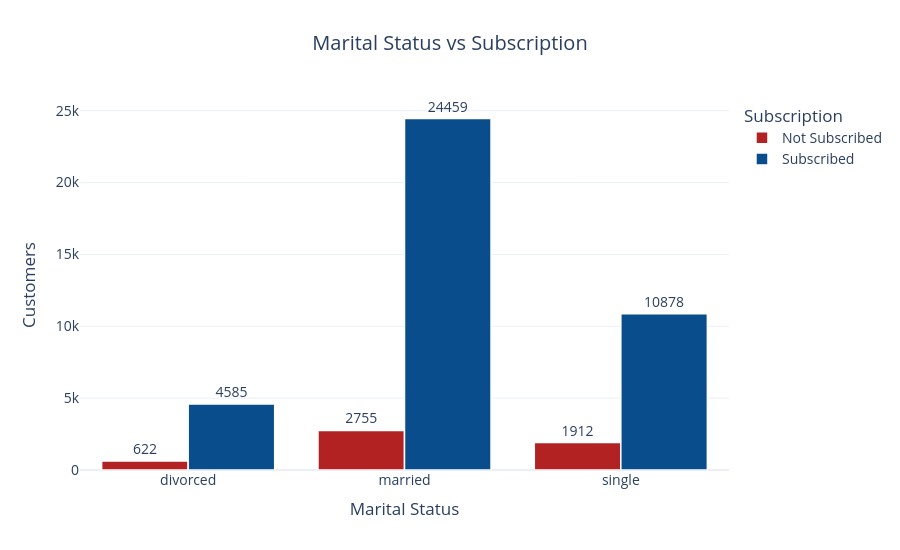

Notebook cell for this chart:
### Code cell
import plotly.express as px

# Create labels
df["Subscription Status"] = df["Class"].replace({
    1: "Subscribed",
    2: "Not Subscribed"
})

# Group data
marital_subscription = (
    df.groupby(["Marital Status", "Subscription Status"])
      .size()
      .reset_index(name="Count")
)

fig = px.bar(
    marital_subscription,
    x="Marital Status",
    y="Count",
    color="Subscription Status",
    barmode="group",
    text="Count",
    title="Marital Status vs Subscription",
    color_discrete_map={
        "Subscribed": "#0A4D8C",
        "Not Subscribed": "#B22222"
    }
)

fig.update_traces(
    textposition="outside",
    marker_line_color="white",
    marker_line_width=1.5
)

fig.update_layout(
    template="plotly_white",
    title_x=0.5,
    font=dict(size=14),
    xaxis_title="Marital Status",
    yaxis_title="Customers",
    legend_title="Subscription",
    height=550
)

fig.show()

### Figure 1 — Plotly figure (JSON) as saved in the notebook; plotly's stock layout.template omitted (floating-point values rounded to 4 significant figures)
{"data": [{"alignmentgroup": "True", "hovertemplate": "Subscription Status=Not Subscribed<br>Marital Status=%{x}<br>Count=%{text}<extra></extra>", "legendgroup": "Not Subscribed", "marker": {"color": "#B22222", "line": {"color": "white", "width": 1.5}, "pattern": {"shape": ""}}, "name": "Not Subscribed", "offsetgroup": "Not Subscribed", "orientation": "v", "showlegend": true, "text": [622.0, 2755.0, 1912.0], "textposition": "outside", "type": "bar", "x": ["divorced", "married", "single"], "xaxis": "x", "y": [622, 2755, 1912], "yaxis": "y"}, {"alignmentgroup": "True", "hovertemplate": "Subscription Status=Subscribed<br>Marital Status=%{x}<br>Count=%{text}<extra></extra>", "legendgroup": "Subscribed", "marker": {"color": "#0A4D8C", "line": {"color": "white", "width": 1.5}, "pattern": {"shape": ""}}, "name": "Subscribed", "offsetgroup": "Subscribed", "orientation": "v", "showlegend": true, "text": [4585.0, 24460.0, 10880.0], "textposition": "outside", "type": "bar", "x": ["divorced", "married", "single"], "xaxis": "x", "y": [4585, 24459, 10878], "yaxis": "y"}], "layout": {"barmode": "group", "font": {"size": 14}, "height": 550, "legend": {"title": {"text": "Subscription"}, "tracegroupgap": 0}, "title": {"text": "Marital Status vs Subscription", "x": 0.5}, "xaxis": {"anchor": "y", "domain": [0, 1], "title": {"text": "Marital Status"}}, "yaxis": {"anchor": "x", "domain": [0, 1], "title": {"text": "Customers"}}}}
